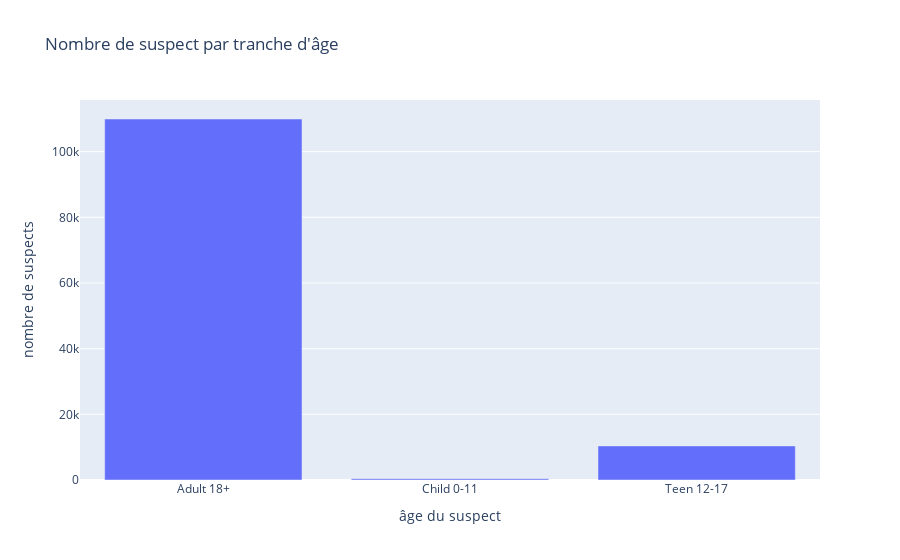

The notebook cell this image was saved under:
### Markdown cell above
On obtient ici un dataframe permettant d'obtenir l'âge, le genre et le status de tous les participants aux incidents caractérisés comme 'Subject-Suspect' afin de pouvoir faire des statistiques descriptives. La colonne 'id' corresponds à l'index de l'incident concerné dans la base updated_base.

### Code cell
#il reste environ 10 erreurs de label concernant l'âge, on se permet donc d'ignorer le problème en faisant sur une base filtrée n'ayant que les bonnes catégories
groupes=['Adult 18+', 'Teen 12-17','Child 0-11']
filtered_suspects_age=df_suspects[df_suspects['age_group_sus'].isin(groupes)]

fig5 = px.bar(filtered_suspects_age, x=sorted(pd.unique(filtered_suspects_age['age_group_sus'])), y=filtered_suspects_age.groupby('age_group_sus').count()['id'],
              labels={"x":"âge du suspect", "y":"nombre de suspects"},
              title="Nombre de suspect par tranche d'âge")

fig5

### Figure 1 — Plotly figure (JSON) as saved in the notebook; plotly's stock layout.template omitted (floating-point values rounded to 4 significant figures)
{"data": [{"alignmentgroup": "True", "hovertemplate": "âge du suspect=%{x}<br>nombre de suspects=%{y}<extra></extra>", "legendgroup": "", "marker": {"color": "#636efa", "pattern": {"shape": ""}}, "name": "", "offsetgroup": "", "orientation": "v", "showlegend": false, "textposition": "auto", "type": "bar", "x": ["Adult 18+", "Child 0-11", "Teen 12-17"], "xaxis": "x", "y": [109943, 398, 10382], "yaxis": "y"}], "layout": {"barmode": "relative", "legend": {"tracegroupgap": 0}, "title": {"text": "Nombre de suspect par tranche d'âge"}, "xaxis": {"anchor": "y", "domain": [0, 1], "title": {"text": "âge du suspect"}}, "yaxis": {"anchor": "x", "domain": [0, 1], "title": {"text": "nombre de suspects"}}}}
